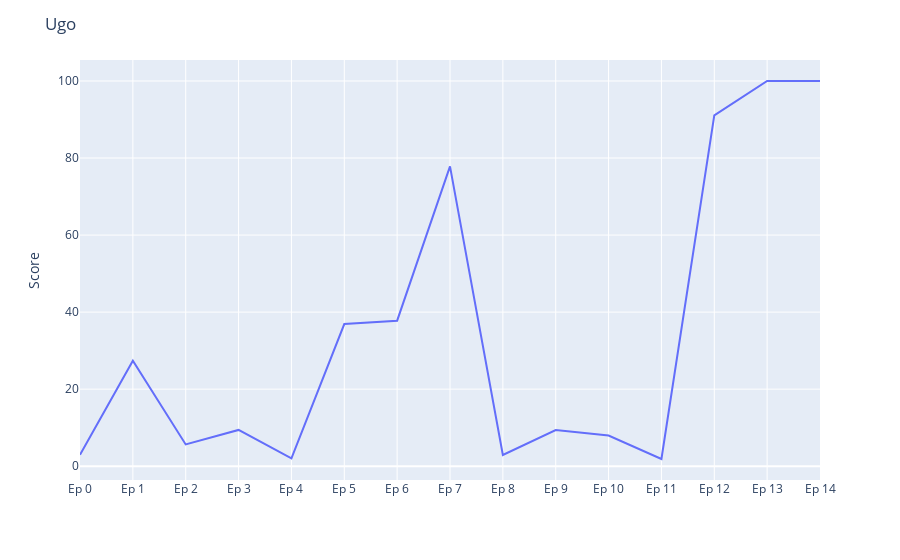

Notebook source saved alongside this figure:
### Code cell
candidat = 'Ugo'

fig = px.line(x= norm_all_scores.columns, y =norm_all_scores.loc[candidat])
fig.update_yaxes(title='Score')
fig.update_xaxes(title='')
fig.update_layout(title=candidat)

### Figure 1 — Plotly figure (JSON) as saved in the notebook; plotly's stock layout.template omitted (floating-point values rounded to 4 significant figures)
{"data": [{"hovertemplate": "x=%{x}<br>y=%{y}<extra></extra>", "legendgroup": "", "line": {"color": "#636efa", "dash": "solid"}, "marker": {"symbol": "circle"}, "mode": "lines", "name": "", "orientation": "v", "showlegend": false, "type": "scatter", "x": ["Ep 0", "Ep 1", "Ep 2", "Ep 3", "Ep 4", "Ep 5", "Ep 6", "Ep 7", "Ep 8", "Ep 9", "Ep 10", "Ep 11", "Ep 12", "Ep 13", "Ep 14"], "xaxis": "x", "y": [2.946, 27.35, 5.653, 9.413, 2.017, 36.9, 37.78, 77.82, 2.917, 9.374, 7.942, 1.867, 91.05, 100, 100], "yaxis": "y"}], "layout": {"autosize": true, "legend": {"tracegroupgap": 0}, "margin": {"t": 60}, "title": {"text": "Ugo"}, "xaxis": {"anchor": "y", "autorange": true, "domain": [0, 1], "range": [0, 14], "title": {"text": ""}, "type": "category"}, "yaxis": {"anchor": "x", "autorange": true, "domain": [0, 1], "range": [-3.585, 105.5], "title": {"text": "Score"}, "type": "linear"}}}
